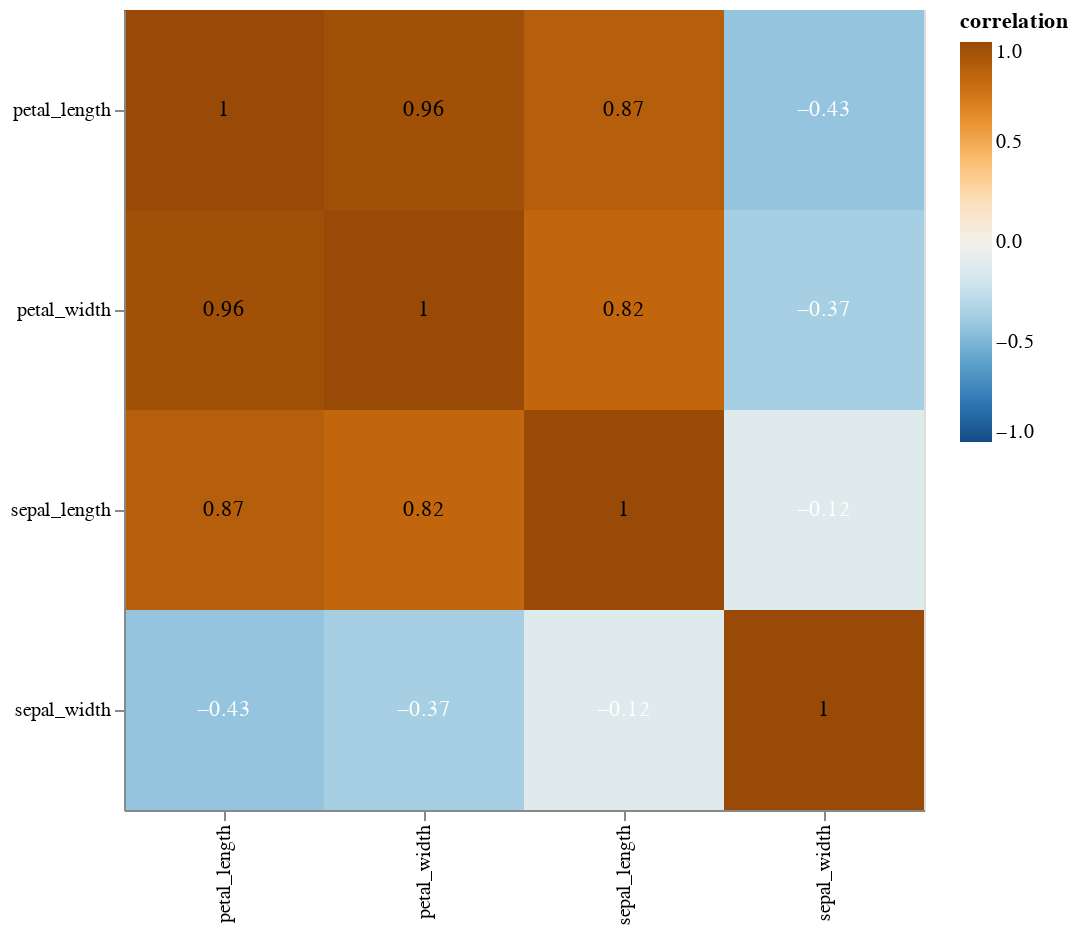

The notebook cell saved with this chart:
### Markdown cell above
## Create correlation heatmap

We can plot a correlation heatmap given a dataframe using `corr_heatmap` function.

### Code cell
cl.corr_heatmap(data)

### Figure 1 — Vega-Lite specification as saved in the notebook (floating-point values rounded to 4 significant figures)
{"config": {"view": {"continuousWidth": 400, "continuousHeight": 300}}, "layer": [{"mark": "rect", "encoding": {"color": {"field": "correlation", "scale": {"domain": [-1, 1], "scheme": "blueorange"}, "type": "quantitative"}, "x": {"field": "variable1", "title": "", "type": "nominal"}, "y": {"field": "variable2", "title": "", "type": "nominal"}}, "height": 400, "width": 400}, {"mark": "text", "encoding": {"color": {"condition": {"value": "black", "test": "(datum.correlation > 0.5)"}, "value": "white"}, "text": {"field": "rounded_corr", "type": "quantitative"}, "x": {"field": "variable1", "title": "", "type": "nominal"}, "y": {"field": "variable2", "title": "", "type": "nominal"}}, "height": 400, "width": 400}], "data": {"name": "data-a95dbb5a85b6862266a7c35073239110"}, "$schema": "https://vega.github.io/schema/vega-lite/v4.17.0.json", "datasets": {"data-a95dbb5a85b6862266a7c35073239110": [{"variable1": "sepal_length", "variable2": "sepal_length", "correlation": 1.0, "rounded_corr": 1.0}, {"variable1": "sepal_length", "variable2": "sepal_width", "correlation": -0.1176, "rounded_corr": -0.12}, {"variable1": "sepal_length", "variable2": "petal_length", "correlation": 0.8718, "rounded_corr": 0.87}, {"variable1": "sepal_length", "variable2": "petal_width", "correlation": 0.8179, "rounded_corr": 0.82}, {"variable1": "sepal_width", "variable2": "sepal_length", "correlation": -0.1176, "rounded_corr": -0.12}, {"variable1": "sepal_width", "variable2": "sepal_width", "correlation": 1.0, "rounded_corr": 1.0}, {"variable1": "sepal_width", "variable2": "petal_length", "correlation": -0.4284, "rounded_corr": -0.43}, {"variable1": "sepal_width", "variable2": "petal_width", "correlation": -0.3661, "rounded_corr": -0.37}, {"variable1": "petal_length", "variable2": "sepal_length", "correlation": 0.8718, "rounded_corr": 0.87}, {"variable1": "petal_length", "variable2": "sepal_width", "correlation": -0.4284, "rounded_corr": -0.43}, {"variable1": "petal_length", "variable2": "petal_length", "correlation": 1.0, "rounded_corr": 1.0}, {"variable1": "petal_length", "variable2": "petal_width", "correlation": 0.9629, "rounded_corr": 0.96}, {"variable1": "petal_width", "variable2": "sepal_length", "correlation": 0.8179, "rounded_corr": 0.82}, {"variable1": "petal_width", "variable2": "sepal_width", "correlation": -0.3661, "rounded_corr": -0.37}, {"variable1": "petal_width", "variable2": "petal_length", "correlation": 0.9629, "rounded_corr": 0.96}, {"variable1": "petal_width", "variable2": "petal_width", "correlation": 1.0, "rounded_corr": 1.0}]}}
